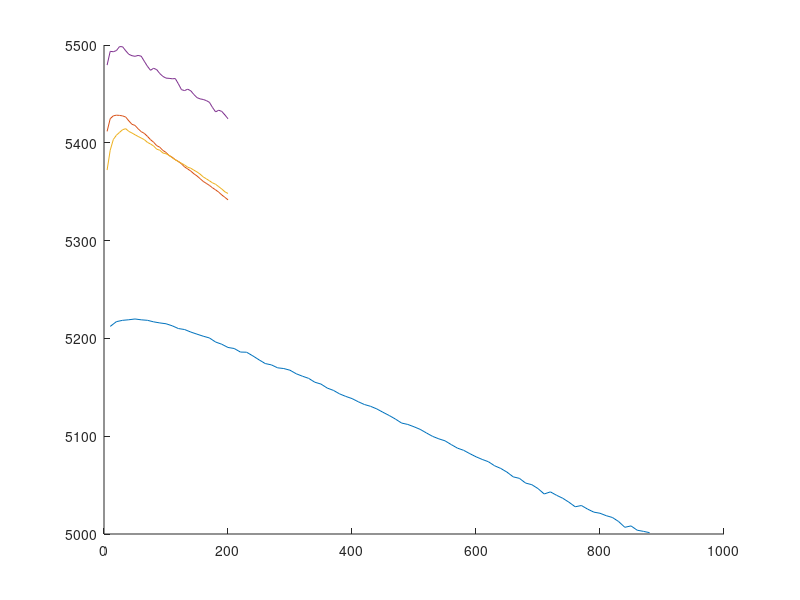
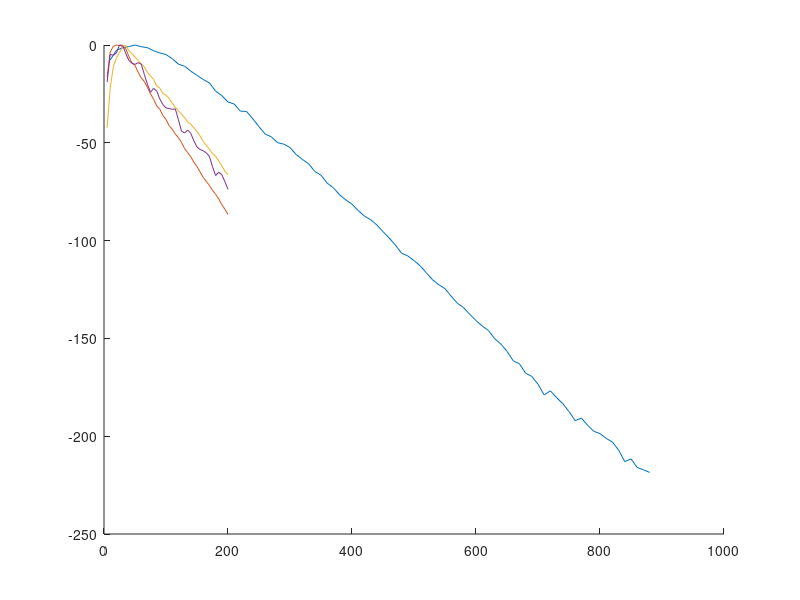
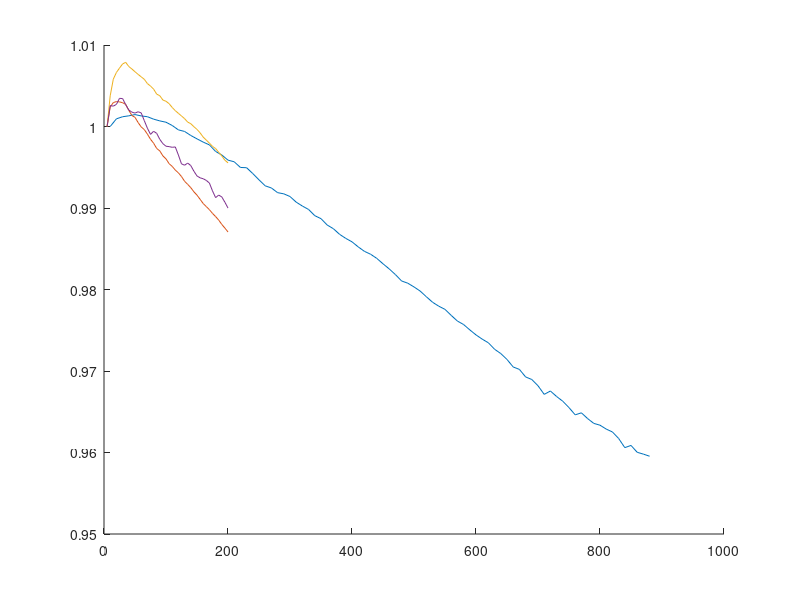
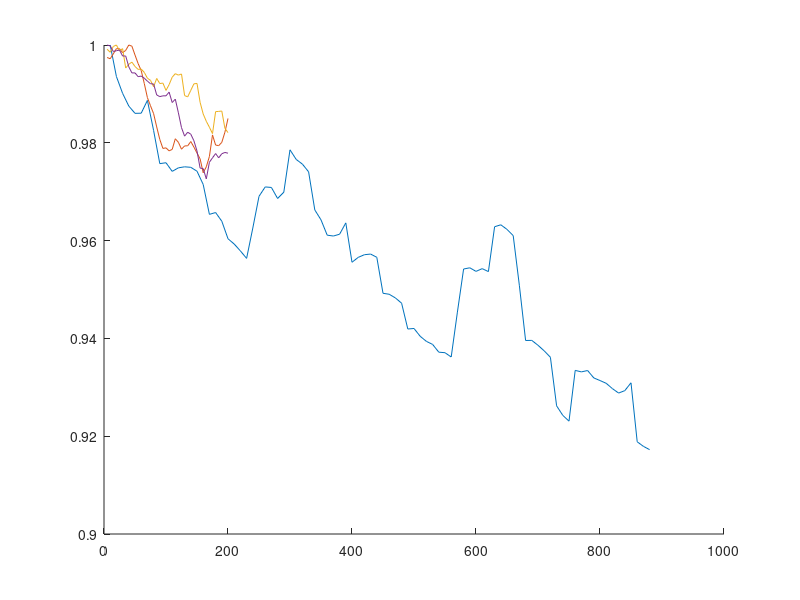

Recreate these plots in MATLAB, in order.
load MAX_TEMP_B2.mat

k = 1;
while true
    if ~isfield(sim_handler{k},"current_sol")
        break
    end
   Ah_proc3(k) = max(sim_handler{k}.original_data.Ah)*3600;
   Cap_proc3(k) = sim_handler{k}.current_sol.Q;
   cycle_3(k) = k*5;
   Sum_r3(k) = sim_handler{k}.current_sol.R0 + sim_handler{k}.current_sol.R1;
   k = k+1;
end

load max_temp.mat
k = 1;
while true
    if ~isfield(sim_handler{k},"current_sol")
        break
    end
    Ah_proc2(k) = max(sim_handler{k}.original_data.Ah)*3600;
    Cap_proc2(k) = sim_handler{k}.current_sol.Q;
    cycle_2(k) = k*5;
    Sum_r2(k) = sim_handler{k}.current_sol.R0 + sim_handler{k}.current_sol.R1;
    k = k+1;
end

load paings1-200.mat
k = 1;
while true
    if ~isfield(sim_handler{k},"current_sol")
        break
    end
    Ah_proc1(k) = max(sim_handler{k}.original_data.Ah)*3600;
    Cap_proc1(k) = sim_handler{k}.current_sol.Q;
    cycle_1(k) = k*5;
    Sum_r1(k) = sim_handler{k}.current_sol.R0 + sim_handler{k}.current_sol.R1;
    k = k+1;
end

load baseline1-800.mat
k = 1;
while true
    if ~isfield(sim_handler{k},"current_sol")
        break
    end
    Ah_b(k) = max(sim_handler{k}.original_data.Ah)*3600;
    Cap_b(k) = sim_handler{k}.current_sol.Q;
    Sum_rb(k) = sim_handler{k}.current_sol.R0 + sim_handler{k}.current_sol.R1;
    cycle_b(k) = k*10;
    k = k+1;
end
window = 10; 
Cap_proc1_f  = movmean(Cap_proc1,  window);
Cap_proc2_f  = movmean(Cap_proc2,  window);
Cap_proc3_f = movmean(Cap_proc3, window);
Cap_b_f = movmean(Cap_b, window);

figure()
hold on
plot(cycle_b,Ah_b)
plot(cycle_3,Ah_proc3)
plot(cycle_2,Ah_proc2)
plot(cycle_1,Ah_proc1)

figure()
hold on
plot(cycle_b,Ah_b - max(Ah_b))
plot(cycle_3,Ah_proc3 - max(Ah_proc3))
plot(cycle_2,Ah_proc2 - max(Ah_proc2))
plot(cycle_1,Ah_proc1 - max(Ah_proc1))

figure()
hold on
plot(cycle_b,Ah_b/Ah_b(1))
plot(cycle_3,Ah_proc3/Ah_proc3(1))
plot(cycle_2,Ah_proc2/Ah_proc2(1))
plot(cycle_1,Ah_proc1/Ah_proc1(1))


figure()
hold on
plot(cycle_b,Cap_b_f/max(Cap_b_f))
plot(cycle_3,Cap_proc3_f/max(Cap_proc3_f))
plot(cycle_2,Cap_proc2_f/max(Cap_proc2_f))
plot(cycle_1,Cap_proc1_f/max(Cap_proc1_f))

figure()
hold on
plot(cycle_b,Ah_b/max(Ah_b))
plot(cycle_3,Ah_proc3/max(Ah_proc3))
plot(cycle_2,Ah_proc2/max(Ah_proc2))
plot(cycle_1,Ah_proc1/max(Ah_proc1))

figure()
hold on
plot(cycle_b,Sum_rb/max(Sum_rb))
plot(cycle_3,Sum_r3/max(Sum_r3))
plot(cycle_2,Sum_r2/max(Sum_r2))
plot(cycle_1,Sum_r1/max(Sum_r1))

figure()
hold on
plot(cycle_b,Sum_rb)
plot(cycle_3,Sum_r3)
plot(cycle_2,Sum_r2)
plot(cycle_1,Sum_r1)
